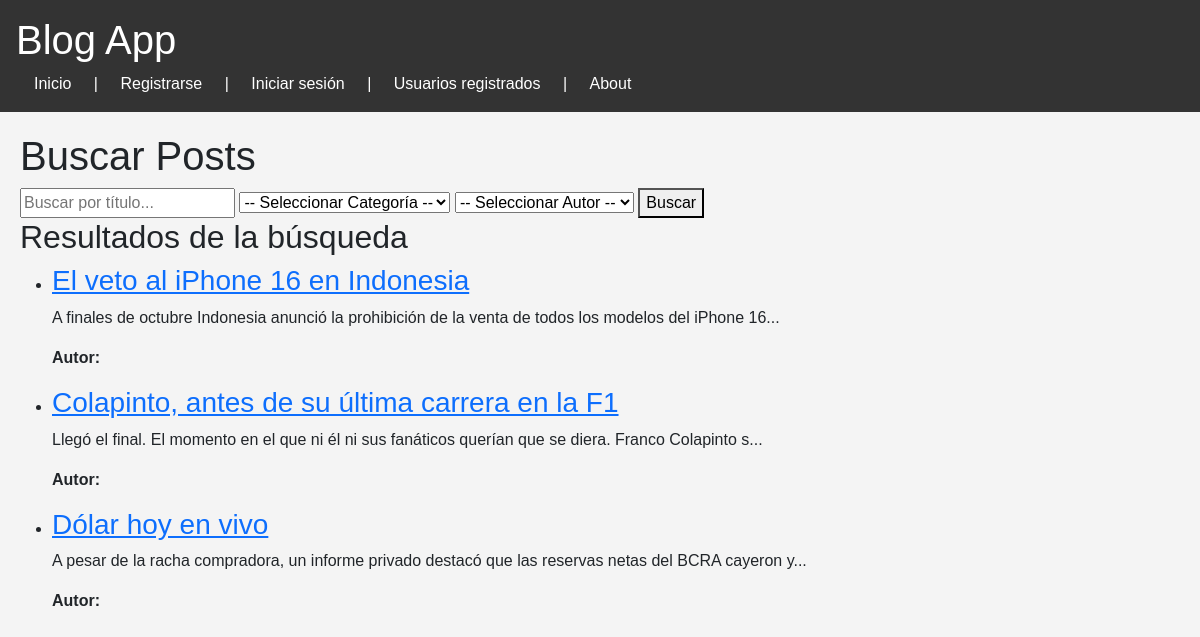
Screenshot of /search_posts/ with the database file from the repository.
### blog_app/models.py (models this page shows, shortened)
class Post(models.Model):
    title = models.CharField(max_length=200)
    content = models.TextField()
    author = models.ForeignKey(User, on_delete=models.CASCADE, related_name='posts')
    category = models.ManyToManyField(Category)
    created_at = models.DateTimeField(auto_now_add=True)

### blog_app/views.py (the view)
# urls.py: path('search_posts/', views.search_posts, name='search_posts'),
def search_posts(request):
    query = request.GET.get('q', '')
    category = request.GET.get('category', '')
    author = request.GET.get('author', '')
    posts = Post.objects.all()
    if query:
        posts = posts.filter(title__icontains=query)
    if category:
        posts = posts.filter(category__name__icontains=category)
    if author:
        posts = posts.filter(author__name__icontains=author)
    categories = Category.objects.all()
    authors = Author.objects.all()
    return render(request, 'blog_app/search_results.html', {
        'posts': posts,
        'categories': categories,
        'authors': authors,
        'query': query,
        'category': category,
        'author': author,
    })

### blog_app/templates/blog_app/search_results.html (shortened to what this page needs)
{% extends 'blog_app/base.html' %}
{% block content %}
    <h1>Buscar Posts</h1>
    <form method="get" action="{% url 'search_posts' %}">
        <input type="text" name="q" value="{{ query }}" placeholder="Buscar por título...">
        <select name="category">
            <option value="">-- Seleccionar Categoría --</option>
        </select>
        <select name="author">
            <option value="">-- Seleccionar Autor --</option>
        </select>
        <button type="submit">Buscar</button>
    </form>
    <h2>Resultados de la búsqueda</h2>
    {% if posts %}
        <ul>
            {% for post in posts %}
                <li>
                    <h3><a href="{% url 'post_detail' post.id %}">{{ post.title }}</a></h3>
                    <p>{{ post.content|slice:":100" }}...</p>
                    <p><strong>Autor:</strong> {{ post.author.name }}</p>
                </li>
            {% endfor %}
        </ul>
    {% else %}
        <p>No se encontraron resultados.</p>
    {% endif %}
{% endblock %}

### blog_app/templates/blog_app/base.html (style rules this page uses)
body { font-family: Arial, sans-serif; background-color: #f4f4f4; margin: 0; padding: 0; }

### rows the page displays
Post: title "El veto al iPhone 16 en Indonesia", content "A finales de octubre Indonesia anunció la prohibición de la venta de todos los modelos del iPhone 16"
Post: title "Colapinto, antes de su última carrera en la F1", content "Llegó el final. El momento en el que ni él ni sus fanáticos querían que se diera. Franco Colapinto s"
Post: title "Dólar hoy en vivo", content "A pesar de la racha compradora, un informe privado destacó que las reservas netas del BCRA cayeron y"
